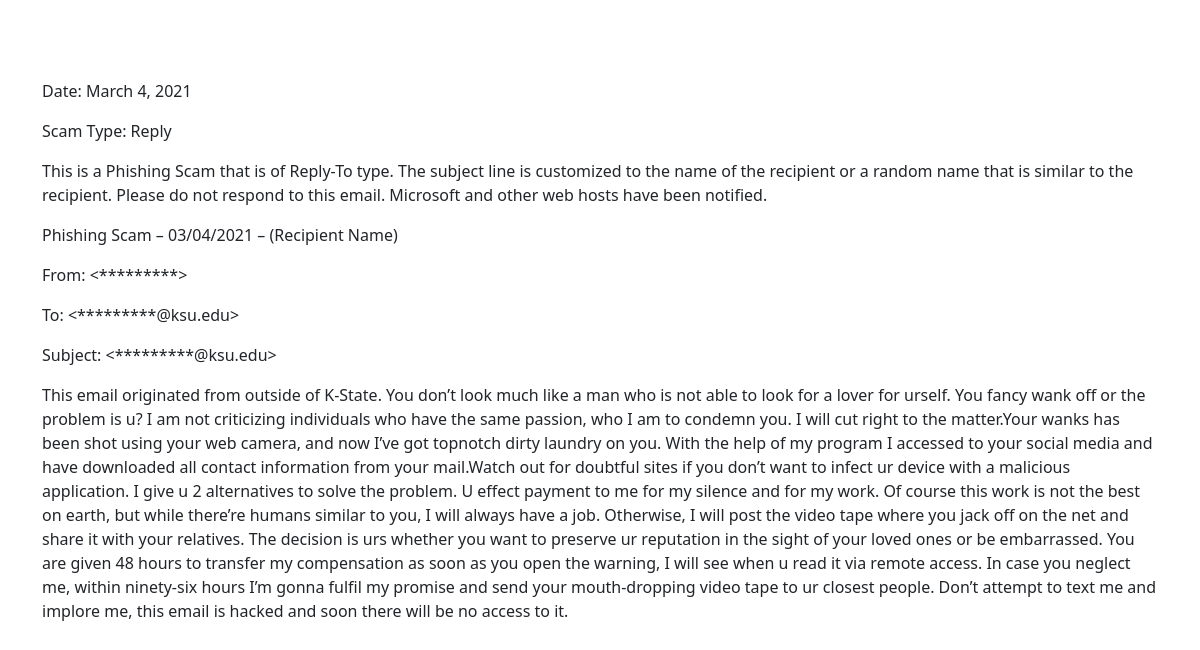
Before: / (lower part) with the older database file.
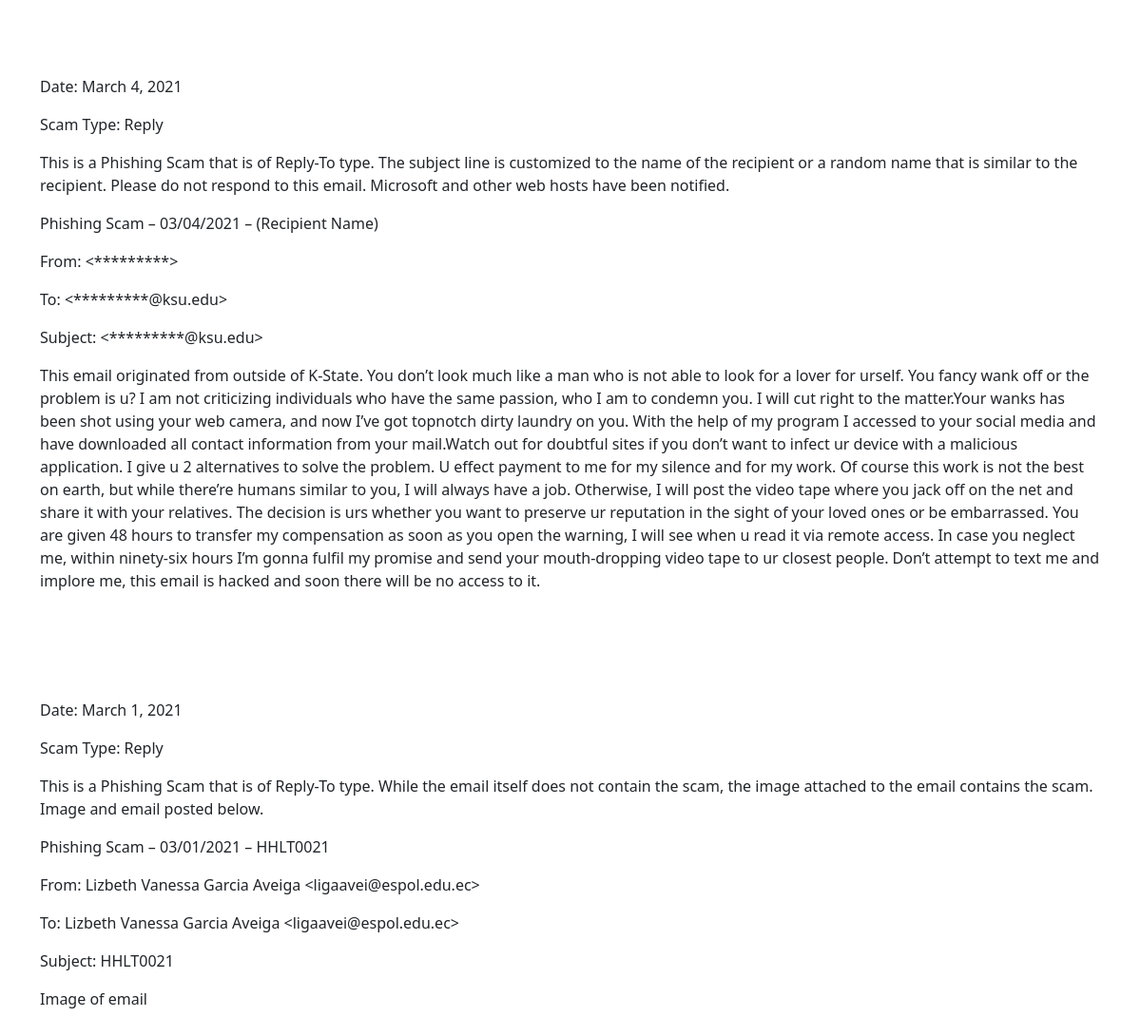
After: the same page with the newer database file.
### listView/models.py (models this page shows, shortened)
class Post(models.Model):
    date = models.DateField(default=datetime.date.today)
    description = models.TextField(blank = True)
    title = models.CharField(max_length=255)
    sender = models.CharField(max_length=255)
    receiver = models.CharField(max_length=255)
    subject = models.CharField(max_length=255, blank = True)
    body = models.TextField(blank = True)
    scamType = models.CharField(max_length=255, choices=[('Link','Phishing with a link'), ('Reply', 'Reply to')])
    link = models.CharField(max_length=255, blank = True)
    notes = models.TextField(blank = True)

### listView/views.py (the view)
# urls.py: path('', list_View.as_view(), name='home'),
class list_View(ListView):
    model = Post
    template_name = 'list.html'
    ordering = ['-date']

### templates/list.html (shortened to what this page needs)
{% extends 'base.html' %}
{%  block content %}
{% for post in object_list %}
    <div>
        <p>Date: {{ post.date }}</p>
        <p>Scam Type: {{ post.scamType }}</p>
        <p>{{ post.description }}</p>
        <p>{{ post.title }}</p>
        <p>From: {{ post.sender }}</p>
        <p>To: {{ post.receiver }}</p>
        <p>Subject: {{ post.subject }}</p>
        <p>{{ post.body }}</p>
    </div>
{% endfor %}
{%  endblock %}

Changed rows visible on the page:
added Post: date "March 1, 2021", scamType "Reply", description "This is a Phishing Scam that is of Reply-To type. While the email itself does not contain the scam, the image attached to the email contains the scam. Image and email posted below.", title "Phishing Scam – 03/01/2021 – HHLT0021", sender "Lizbeth Vanessa Garcia Aveiga <ligaavei@espol.edu.ec>", receiver "Lizbeth Vanessa Garcia Aveiga <ligaavei@espol.edu.ec>", subject "HHLT0021", body "Image of email"
